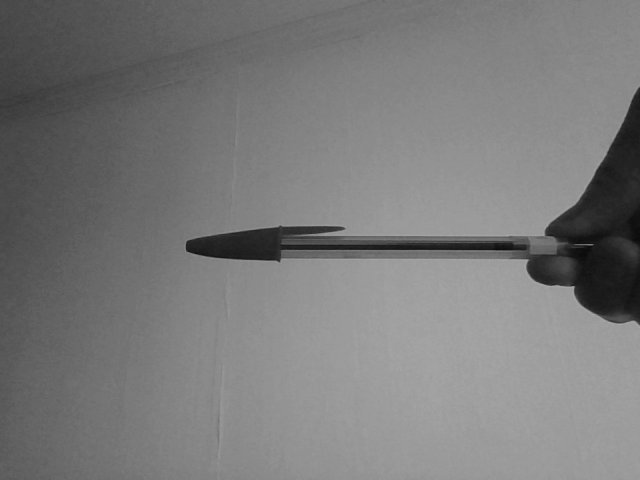
#> input picture code/penna.bmp, 640 x 480 px
$ python improc-0083.py
#> lines starting #> are read from the running program, lines starting #| are printed output that depends on the picture; after the words box and inside, x2 and y2 are one past the last pixel; in counts of white or black regions, pixels touching at a corner belong together
# we import all libraries used in our program
import cv2
import numpy
from matplotlib import pyplot as plt
# we load the image
img = cv2.imread('penna.bmp')
#> img is the input picture: shape (480, 640, 3); min 9, max 167, mean 122.2
print('Shape: ', img.shape)
#| Shape:  (480, 640, 3)
# infinite loop
frame = cv2.cvtColor(img, cv2.COLOR_BGR2GRAY)
plt.hist(frame.ravel(),256,[0,256])
plt.show()
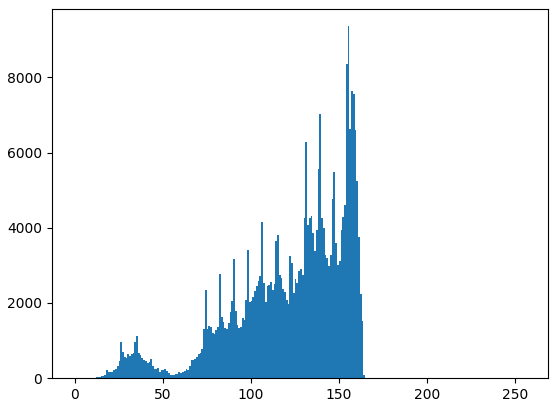
#> figure drawn by matplotlib, 1 panel; tallest bar 9359 high, from x = 155 to 156

frameThreshold = ((frame>56).astype(numpy.uint8))*255
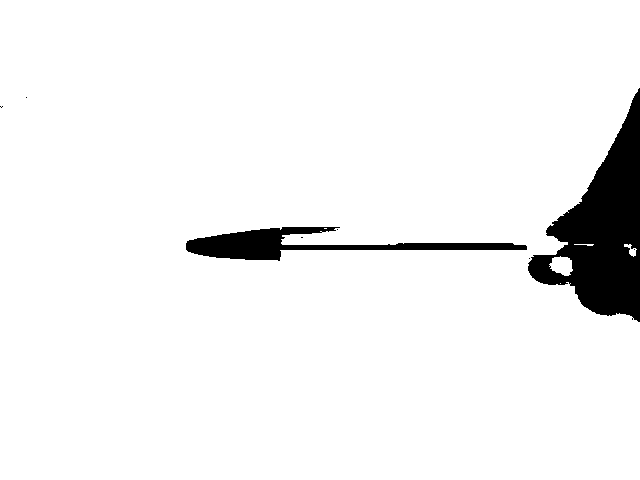
#> frameThreshold: shape (480, 640); 94.7% white; 8 black regions (6 under 20 px), largest, box (x1, y1, x2, y2) and area: (528, 88, 640, 322) 12128, (186, 227, 527, 261) 4139
print(frameThreshold)
#> (printed output is left out)
# we display it
cv2.imshow('Image', frame)
cv2.imshow('Image with threshold', frameThreshold)

# we wait for a key pressed
k = cv2.waitKey(0)
#> (key Esc is pressed here)

# we close all windows
cv2.destroyAllWindows()

$ run again, with code/outRGB2023417135910.png saved as code/penna.bmp
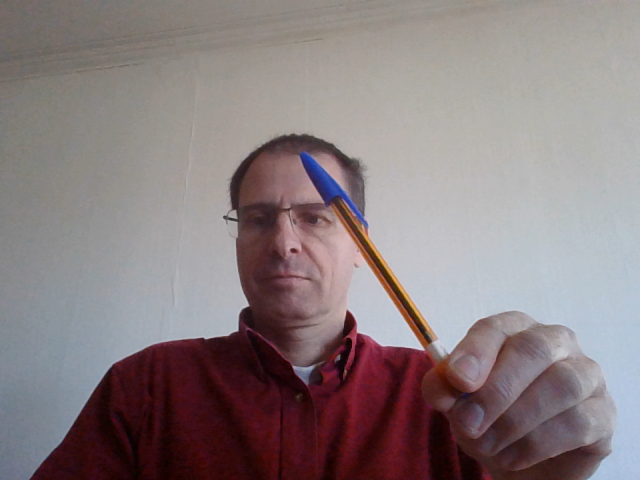
#> input picture code/outRGB2023417135910.png, 640 x 480 px
#> img is the input picture: shape (480, 640, 3); mean B, G, R 127.6, 126, 138.1
#| Shape:  (480, 640, 3)
#> `plt.show()`:
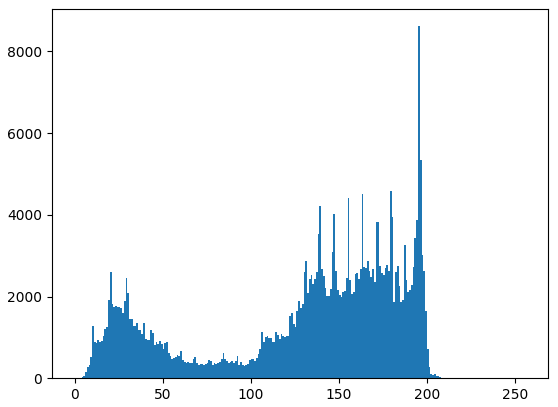
#> figure drawn by matplotlib, 1 panel; tallest bar 8618 high, from x = 195 to 196
#> `frameThreshold = ((frame>56).astype(numpy.uint8))*255`:
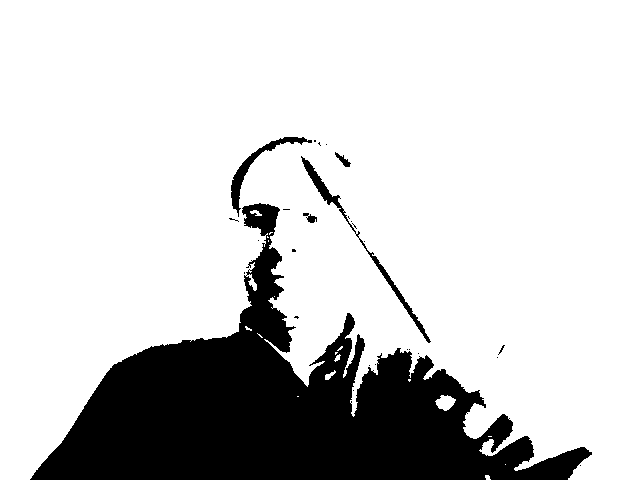
#> frameThreshold: shape (480, 640); 80.7% white; 27 black regions (22 under 20 px), largest, box (x1, y1, x2, y2) and area: (30, 203, 592, 480) 57004, (301, 156, 431, 343) 1073, (231, 137, 312, 217) 829, (335, 152, 351, 167) 89, (303, 213, 317, 223) 75
#> (printed output is left out)

$ run again, with code/outRGB202341713594.png saved as code/penna.bmp
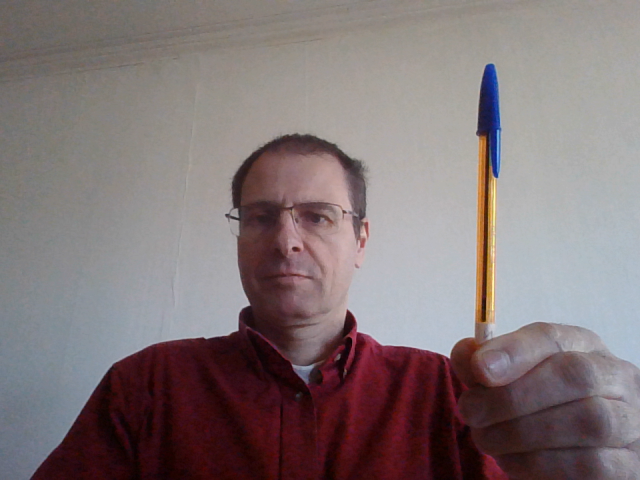
#> input picture code/outRGB202341713594.png, 640 x 480 px
#> img is the input picture: shape (480, 640, 3); mean B, G, R 119.1, 117.8, 130.1
#| Shape:  (480, 640, 3)
#> `plt.show()`:
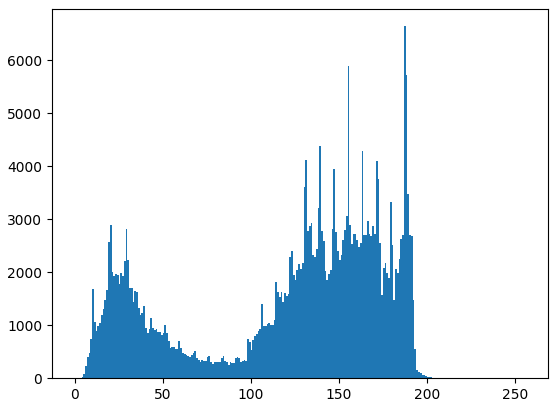
#> figure drawn by matplotlib, 1 panel; tallest bar 6638 high, from x = 187 to 188
#> `frameThreshold = ((frame>56).astype(numpy.uint8))*255`:
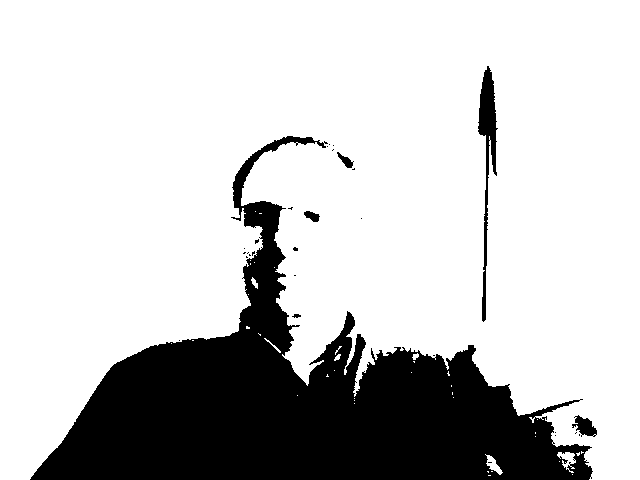
#> frameThreshold: shape (480, 640); 78.2% white; 29 black regions (23 under 20 px), largest, box (x1, y1, x2, y2) and area: (30, 136, 593, 480) 64714, (478, 66, 498, 322) 1676, (572, 415, 597, 437) 304, (337, 152, 354, 168) 110, (304, 211, 320, 222) 109, (292, 314, 301, 318) 24
#> (printed output is left out)
